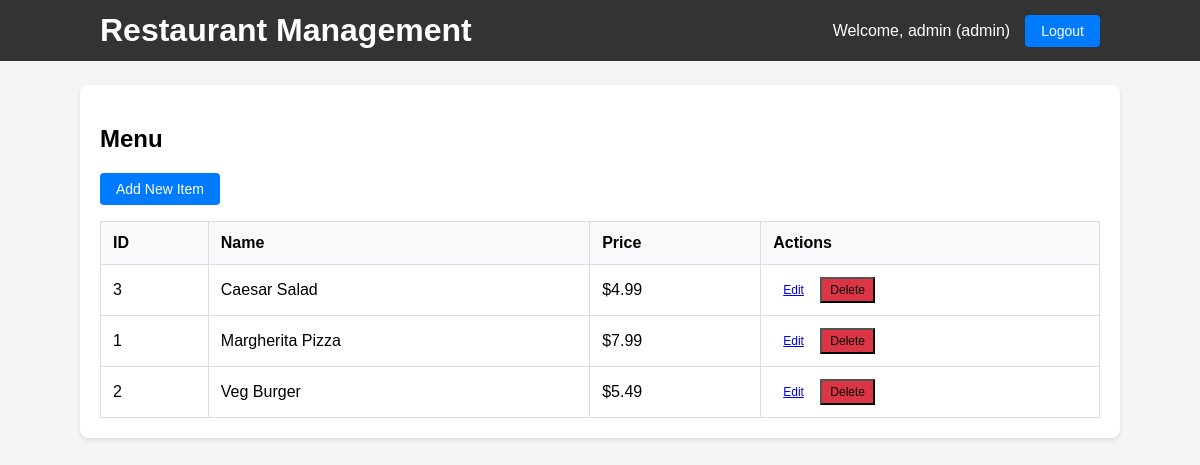
/menu (signed in), run on the app's committed database.
### tables this page shows
CREATE TABLE users (
                        id INTEGER PRIMARY KEY AUTOINCREMENT,
                        username TEXT NOT NULL UNIQUE,
                        password TEXT NOT NULL,
                        role TEXT NOT NULL CHECK(role IN ('admin', 'cashier'))
                    );

CREATE TABLE menu (
                id INTEGER PRIMARY KEY AUTOINCREMENT,
                name TEXT NOT NULL,
                price REAL NOT NULL
            );

### app.py (the view)
@app.route('/menu')
@login_required
def menu():
    db = get_db()
    items = db.execute('SELECT * FROM menu ORDER BY name').fetchall()
    user = get_current_user()
    return render_template('menu.html', items=items, user=user)

### app.py (called while the page is built)
def get_db():
    if 'db' not in g:
        g.db = sqlite3.connect(DB_PATH)
        g.db.row_factory = sqlite3.Row
    return g.db

def login_required(f):
    @wraps(f)
    def decorated_function(*args, **kwargs):
        if 'user_id' not in session:
            return redirect(url_for('login'))
        return f(*args, **kwargs)
    return decorated_function

def get_current_user():
    if 'user_id' in session:
        db = get_db()
        user = db.execute('SELECT * FROM users WHERE id = ?', (session['user_id'],)).fetchone()
        return user
    return None

### templates/menu.html
{% extends 'base.html' %}
{% block content %}
<h2>Menu</h2>
{% if user.role == 'admin' %}
<p><a class="button" href="/add_item">Add New Item</a></p>
{% endif %}
<table>
    <tr><th>ID</th><th>Name</th><th>Price</th>{% if user.role == 'admin' %}<th>Actions</th>{% endif %}</tr>
    {% for it in items %}
    <tr>
        <td>{{ it.id }}</td>
        <td>{{ it.name }}</td>
        <td>${{ '%.2f'|format(it.price) }}</td>
        {% if user.role == 'admin' %}
        <td>
            <a href="/update_item/{{ it.id }}" class="button-small">Edit</a>
            <form action="/delete_item/{{ it.id }}" method="post" style="display:inline" onsubmit="return confirm('Are you sure you want to delete this item?');">
                <button type="submit" class="button-small button-danger">Delete</button>
            </form>
        </td>
        {% endif %}
    </tr>
    {% else %}
    <tr><td colspan="{% if user.role == 'admin' %}4{% else %}3{% endif %}">No items yet.</td></tr>
    {% endfor %}
</table>
{% endblock %}

### templates/base.html (shortened to what this page needs)
<!doctype html>
<html>
<head>
    <link rel="stylesheet" href="/static/css/style.css">
</head>
<body>
    <header>
        <div class="container">
            <h1>Restaurant Management</h1>
            {% if user %}
            <nav>
                <span>Welcome, {{ user.username }} ({{ user.role }})</span>
                <a href="/logout" class="button">Logout</a>
            </nav>
            {% endif %}
        </div>
    </header>
    <main class="container">
        {% block content %}{% endblock %}
    </main>
</body>
</html>

### static/css/style.css (style rules this page uses)
body { font-family: Arial, sans-serif; margin: 0; padding: 0; background-color: #f5f5f5; }
.container { width: 1000px; max-width: 95%; margin: 24px auto; background: white; padding: 20px; border-radius: 8px; box-shadow: 0 2px 4px rgba(0,0,0,0.1); }
header { background: #333; color: white; padding: 12px 0; margin-bottom: 20px; }
header .container { display: flex; justify-content: space-between; align-items: center; background: transparent; box-shadow: none; padding: 0 20px; margin: 0 auto; }
header h1 { margin: 0; }
header nav { display: flex; align-items: center; gap: 15px; }
table { width: 100%; border-collapse: collapse; margin-top: 12px; background: white; }
table th, table td { border: 1px solid #ddd; padding: 12px; text-align: left; }
table th { background-color: #f8f9fa; font-weight: bold; }
a.button, button.button { display: inline-block; padding: 8px 16px; background: #007BFF; color: white; text-decoration: none; border-radius: 4px; border: none; cursor: pointer; font-size: 14px; }
.button-small { padding: 4px 8px; font-size: 12px; margin: 0 2px; }
.button-danger { background: #dc3545; }

### data on the page
users: username "admin", role "admin"
menu: id "3", name "Caesar Salad", price "4.99"
menu: id "1", name "Margherita Pizza", price "7.99"
menu: id "2", name "Veg Burger", price "5.49"
